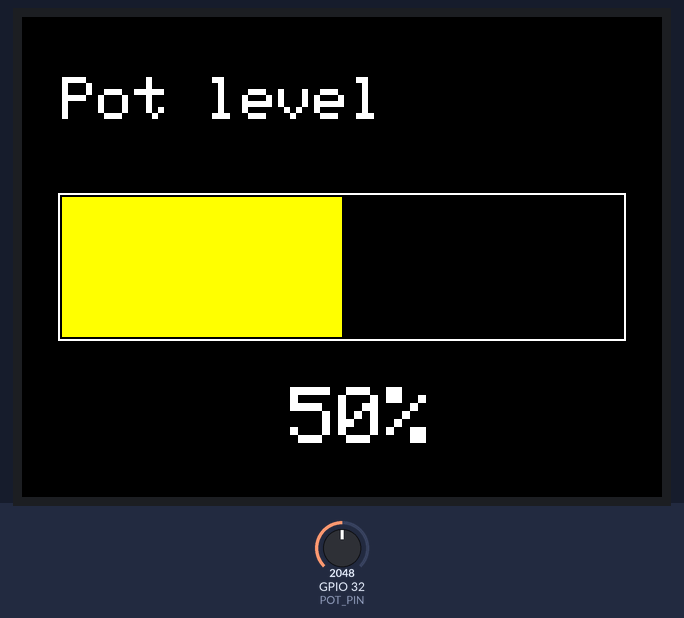
This sketch was run on a simulated ESP32. Shown: 320×240 colour display. Inputs (shaded band) come from the test bench; at power-on: GPIO 32 (POT_PIN) = 2048. What the sketch prints to the serial monitor is not drawn.

Above: at 1.4 s.
1.5 s: GPIO 32 (POT_PIN) set to 491
At 2.0 s:
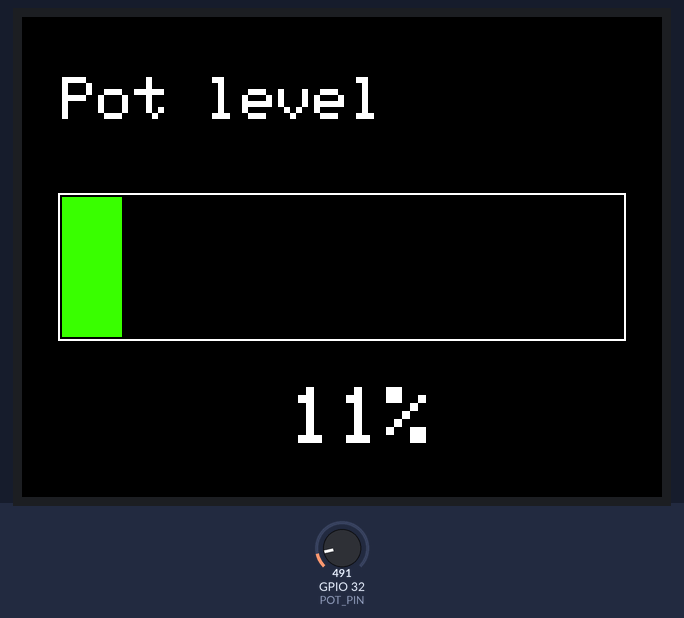
3.0 s: GPIO 32 (POT_PIN) set to 10
At 4.2 s:
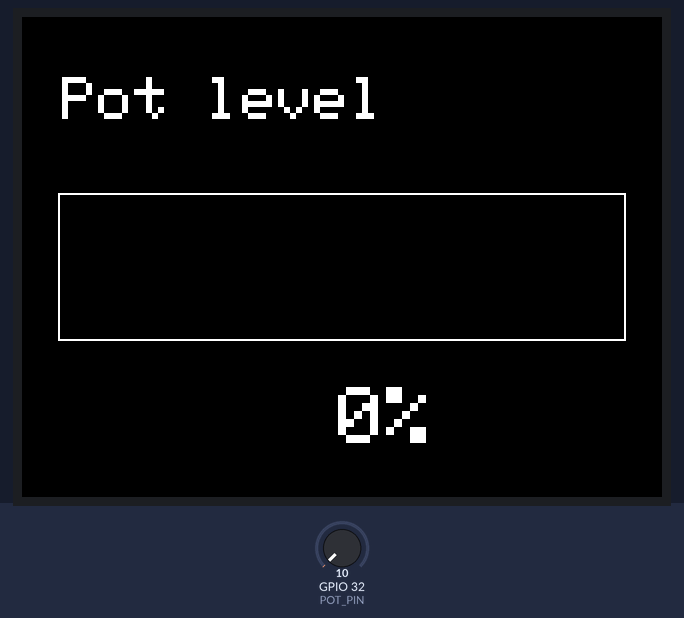
4.5 s: GPIO 32 (POT_PIN) set to 4095
At 4.8 s:
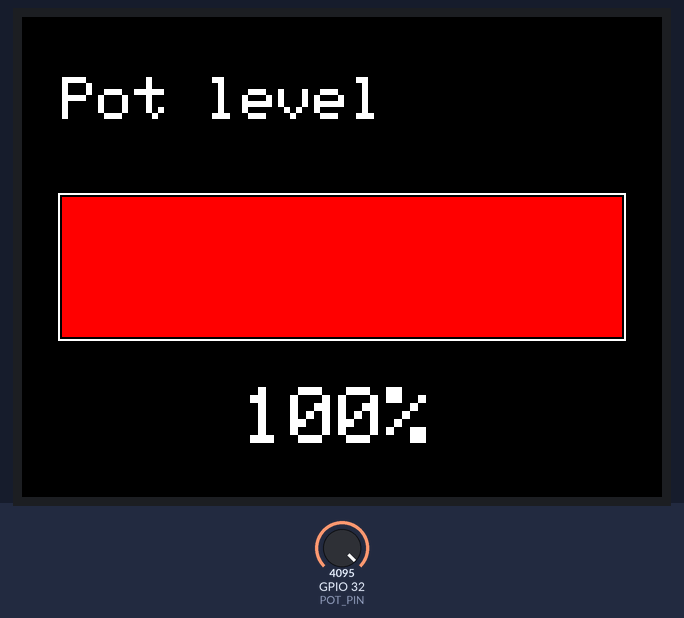
6.0 s: GPIO 32 (POT_PIN) set to 0
At 6.03 s:
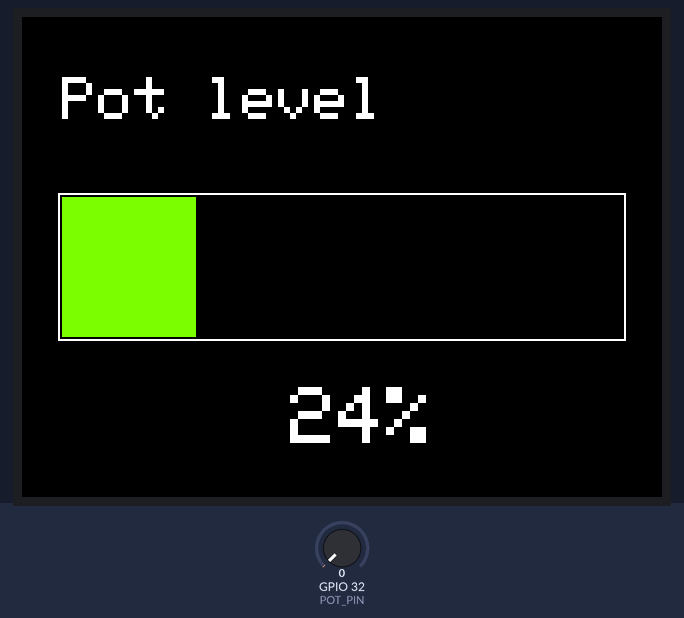
7.5 s: GPIO 32 (POT_PIN) set to 1228
At 8.7 s:
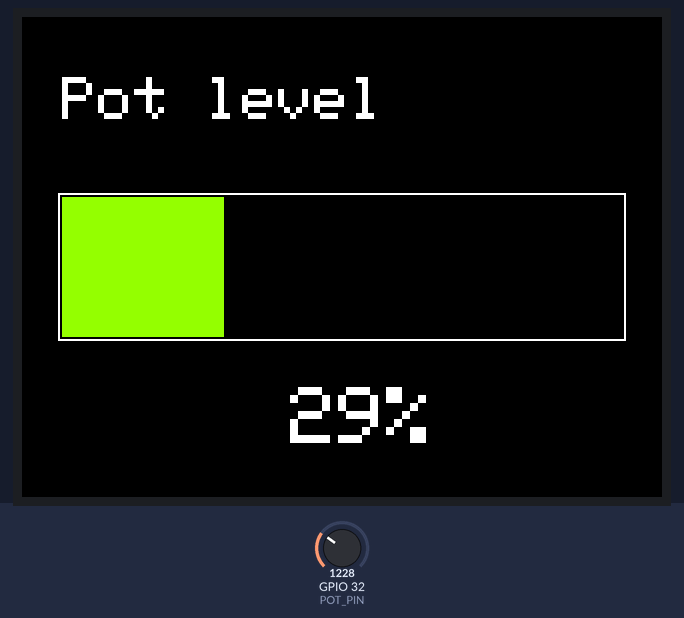
9.0 s: GPIO 32 (POT_PIN) set to 2866
At 10.2 s:
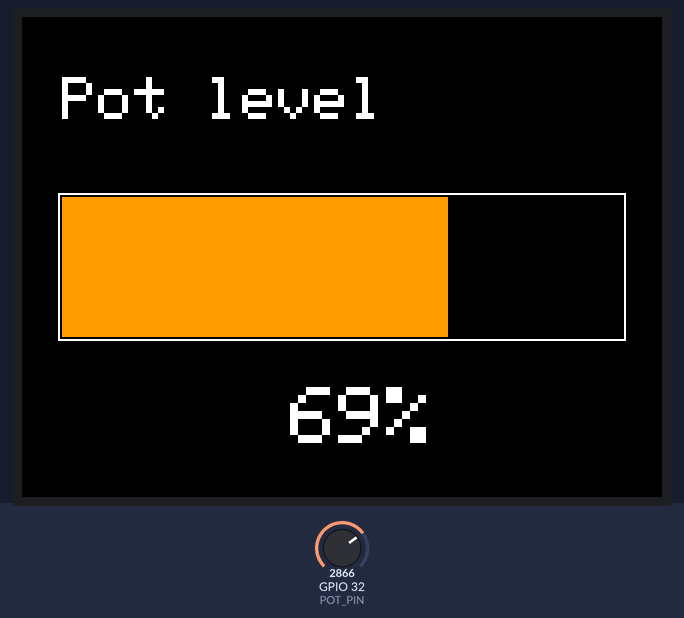
Timing chart, 0 to 11.5 s (numbered marks = the images above; inputs shaded):
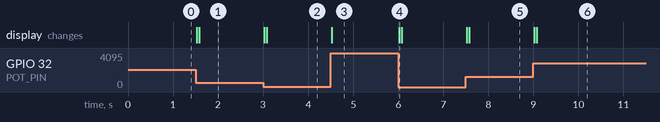

Measured:
- after the input at 1.5 s, the display: first changes at once (image 1 shows a later state)
- after the input at 3.0 s, the display: first changes at once (image 2 shows a later state)
- after the input at 4.5 s, the display: changes at once (image 3)
- after the input at 6.0 s, the display: changes at once (image 4)
- after the input at 7.5 s, the display: first changes at once (image 5 shows a later state)
- after the input at 9.0 s, the display: first changes at once (image 6 shows a later state)

The sketch:

potentiometer_code_to_screen.ino
```cpp
// Potentiometer -> color bar on the Adafruit 2.8" TFT (ILI9341)
// Board: Adafruit HUZZAH32 ESP32 Feather
// Wiring updated to match schematic Rev 1:
//   TFT: CLK -> SCK (5), MOSI -> MO (18), CS -> TX (17), D/C -> 13, MISO not connected
//   Pot: wiper -> GPIO 32 (W15), outer legs -> 3V and GND

#include <SPI.h>
#include <Adafruit_GFX.h>
#include <Adafruit_ILI9341.h>

#define TFT_CS   17
#define TFT_DC   13
#define TFT_RST  -1     // not connected
#define POT_PIN  32

Adafruit_ILI9341 tft = Adafruit_ILI9341(TFT_CS, TFT_DC, TFT_RST);

// Bar position and size (screen is 320 x 240 in landscape)
const int BAR_X = 20;
const int BAR_Y = 90;
const int BAR_W = 280;
const int BAR_H = 70;

int lastRaw = -100;     // forces a draw on the first loop

// Average several readings to smooth out ESP32 ADC noise
int readPot() {
  long sum = 0;
  for (int i = 0; i < 16; i++) sum += analogRead(POT_PIN);
  return sum / 16;
}

// Green at 0%, yellow at 50%, red at 100%
uint16_t barColor(int percent) {
  uint8_t r, g;
  if (percent < 50) {
    r = map(percent, 0, 50, 0, 255);
    g = 255;
  } else {
    r = 255;
    g = map(percent, 50, 100, 255, 0);
  }
  return tft.color565(r, g, 0);
}

void setup() {
  Serial.begin(9600);
  SPI.begin(5, -1, 18);           // SCK, no MISO (GPIO 19 is the button), MOSI
  tft.begin();
  tft.setRotation(1);             // landscape
  tft.fillScreen(ILI9341_BLACK);

  tft.setTextColor(ILI9341_WHITE);
  tft.setTextSize(3);
  tft.setCursor(20, 30);
  tft.print("Pot level");

  // Outline around the bar
  tft.drawRect(BAR_X - 2, BAR_Y - 2, BAR_W + 4, BAR_H + 4, ILI9341_WHITE);
}

void loop() {
  int raw = readPot();

  // Only redraw when the knob actually moved (prevents flicker from noise)
  if (abs(raw - lastRaw) < 20) return;
  lastRaw = raw;

  int percent = map(raw, 0, 4095, 0, 100);
  int fillW   = map(percent, 0, 100, 0, BAR_W);

  // Filled portion, then clear the remainder
  tft.fillRect(BAR_X, BAR_Y, fillW, BAR_H, barColor(percent));
  tft.fillRect(BAR_X + fillW, BAR_Y, BAR_W - fillW, BAR_H, ILI9341_BLACK);

  // Percentage readout (black background erases the old number)
  tft.setTextColor(ILI9341_WHITE, ILI9341_BLACK);
  tft.setTextSize(4);
  tft.setCursor(110, 185);
  tft.printf("%3d%%", percent);

  Serial.printf("Raw: %4d  Percent: %3d\n", raw, percent);
  delay(30);
}
```
